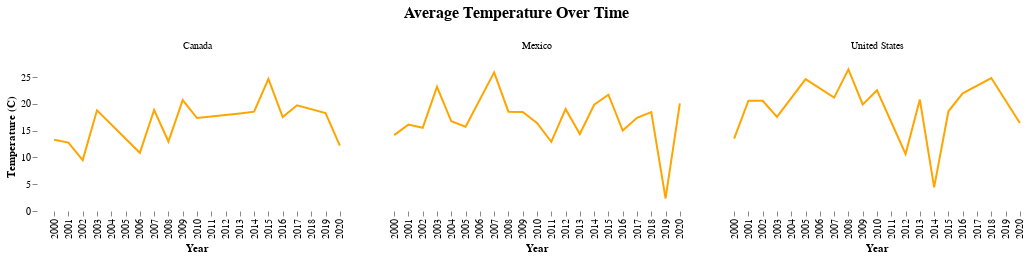

Here is the notebook cell this chart was saved with:
### Code cell
# Area chart for Temperature
temp_chart = alt.Chart(temp_query_df).mark_line(color = 'orange').encode(
    x = alt.X('Year:O', axis = alt.Axis(grid = False, domain = False)),
    y = alt.Y('Temperature:Q', title = "Temperature (C)", axis = alt.Axis(grid = False, domain = False, offset = 10)),
    facet = alt.Facet("Country", title = None, spacing = 40)
).properties(
    title = alt.Title('Average Temperature Over Time', color = "Black", 
                      anchor = "middle", offset = 20, fontSize = 16),
    width = 300,
    height = 150
).configure_view(
    strokeWidth = 0
)

temp_chart

### Figure 1 — Vega-Lite specification as saved in the notebook (floating-point values rounded to 4 significant figures)
{"config": {"view": {"continuousWidth": 300, "continuousHeight": 300, "strokeWidth": 0}}, "data": {"name": "data-3809850c38b1564c34459487ea446fe7"}, "mark": {"type": "line", "color": "orange"}, "encoding": {"facet": {"field": "Country", "spacing": 40, "title": null, "type": "nominal"}, "x": {"axis": {"domain": false, "grid": false}, "field": "Year", "type": "ordinal"}, "y": {"axis": {"domain": false, "grid": false, "offset": 10}, "field": "Temperature", "title": "Temperature (C)", "type": "quantitative"}}, "height": 150, "title": {"text": "Average Temperature Over Time", "anchor": "middle", "color": "Black", "fontSize": 16, "offset": 20}, "width": 300, "$schema": "https://vega.github.io/schema/vega-lite/v5.16.3.json", "datasets": {"data-3809850c38b1564c34459487ea446fe7": [{"Country": "Canada              ", "Year": 2000, "Temperature": 13.31}, {"Country": "Canada              ", "Year": 2001, "Temperature": 12.76}, {"Country": "Canada              ", "Year": 2002, "Temperature": 9.502}, {"Country": "Canada              ", "Year": 2003, "Temperature": 18.8}, {"Country": "Canada              ", "Year": 2006, "Temperature": 10.86}, {"Country": "Canada              ", "Year": 2007, "Temperature": 18.84}, {"Country": "Canada              ", "Year": 2008, "Temperature": 12.98}, {"Country": "Canada              ", "Year": 2009, "Temperature": 20.71}, {"Country": "Canada              ", "Year": 2010, "Temperature": 17.36}, {"Country": "Canada              ", "Year": 2013, "Temperature": 18.21}, {"Country": "Canada              ", "Year": 2014, "Temperature": 18.54}, {"Country": "Canada              ", "Year": 2015, "Temperature": 24.67}, {"Country": "Canada              ", "Year": 2016, "Temperature": 17.53}, {"Country": "Canada              ", "Year": 2017, "Temperature": 19.74}, {"Country": "Canada              ", "Year": 2019, "Temperature": 18.28}, {"Country": "Canada              ", "Year": 2020, "Temperature": 12.22}, {"Country": "Mexico              ", "Year": 2000, "Temperature": 14.17}, {"Country": "Mexico              ", "Year": 2001, "Temperature": 16.13}, {"Country": "Mexico              ", "Year": 2002, "Temperature": 15.54}, {"Country": "Mexico              ", "Year": 2003, "Temperature": 23.17}, {"Country": "Mexico              ", "Year": 2004, "Temperature": 16.74}, {"Country": "Mexico              ", "Year": 2005, "Temperature": 15.73}, {"Country": "Mexico              ", "Year": 2007, "Temperature": 25.88}, {"Country": "Mexico              ", "Year": 2008, "Temperature": 18.53}, {"Country": "Mexico              ", "Year": 2009, "Temperature": 18.48}, {"Country": "Mexico              ", "Year": 2010, "Temperature": 16.45}, {"Country": "Mexico              ", "Year": 2011, "Temperature": 12.91}, {"Country": "Mexico              ", "Year": 2012, "Temperature": 19.04}, {"Country": "Mexico              ", "Year": 2013, "Temperature": 14.36}, {"Country": "Mexico              ", "Year": 2014, "Temperature": 19.84}, {"Country": "Mexico              ", "Year": 2015, "Temperature": 21.7}, {"Country": "Mexico              ", "Year": 2016, "Temperature": 15.01}, {"Country": "Mexico              ", "Year": 2017, "Temperature": 17.38}, {"Country": "Mexico              ", "Year": 2018, "Temperature": 18.47}, {"Country": "Mexico              ", "Year": 2019, "Temperature": 2.339}, {"Country": "Mexico              ", "Year": 2020, "Temperature": 20.08}, {"Country": "United States       ", "Year": 2000, "Temperature": 13.5}, {"Country": "United States       ", "Year": 2001, "Temperature": 20.6}, {"Country": "United States       ", "Year": 2002, "Temperature": 20.56}, {"Country": "United States       ", "Year": 2003, "Temperature": 17.57}, {"Country": "United States       ", "Year": 2005, "Temperature": 24.61}, {"Country": "United States       ", "Year": 2007, "Temperature": 21.16}, {"Country": "United States       ", "Year": 2008, "Temperature": 26.43}, {"Country": "United States       ", "Year": 2009, "Temperature": 19.89}, {"Country": "United States       ", "Year": 2010, "Temperature": 22.53}, {"Country": "United States       ", "Year": 2012, "Temperature": 10.65}, {"Country": "United States       ", "Year": 2013, "Temperature": 20.8}, {"Country": "United States       ", "Year": 2014, "Temperature": 4.419}, {"Country": "United States       ", "Year": 2015, "Temperature": 18.61}, {"Country": "United States       ", "Year": 2016, "Temperature": 21.97}, {"Country": "United States       ", "Year": 2018, "Temperature": 24.82}, {"Country": "United States       ", "Year": 2020, "Temperature": 16.44}]}}
